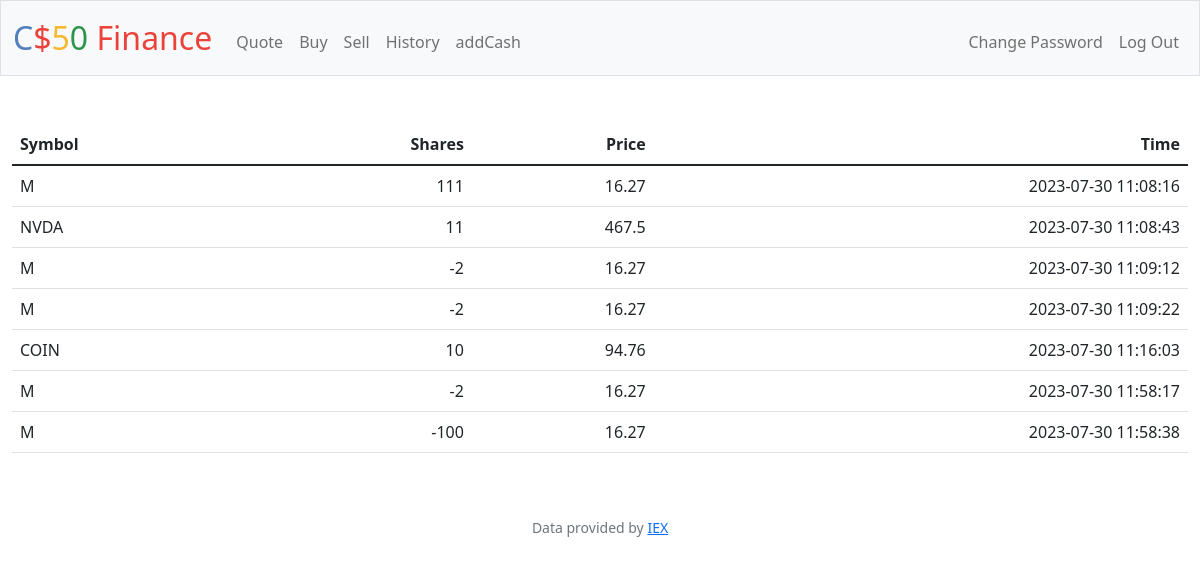
The page /history (signed in) on the database its author committed.
### tables this page shows
CREATE TABLE transacted (
    user_id INTEGER,
    symbol TEXT NOT NULL,
    shares INTEGER NOT NULL,
    price FLOAT NOT NULL,
    time TIMESTAMP DEFAULT CURRENT_TIMESTAMP
    );

### app.py (the view)
@app.route("/history")
@login_required
def history():
    rows = db.execute("SELECT * FROM transacted WHERE user_id = ?", session["user_id"])
    return render_template("history.html", rows=rows)

### app.py (called while the page is built)
@app.after_request
def after_request(response):
    response.headers["Cache-Control"] = "no-cache, no-store, must-revalidate"
    response.headers["Expires"] = 0
    response.headers["Pragma"] = "no-cache"
    return response

### helpers.py (called while the page is built)
def login_required(f):
    @wraps(f)
    def decorated_function(*args, **kwargs):
        if session.get("user_id") is None:
            return redirect("/login")
        return f(*args, **kwargs)
    return decorated_function

### templates/history.html (shortened to what this page needs)
{% extends "layout.html" %}
{% block main %}
    <table class="table">
        <thead>
            <tr>
                <th class="text-start">Symbol</th>
                <th class="text-end">Shares</th>
                <th class="text-end">Price</th>
                <th class="text-end">Time</th>
            </tr>
        </thead>
        <tbody>
            {% for row in rows %}
            <tr>
                <td class="text-start">{{ row.symbol }}</td>
                <td class="text-end">{{ row.shares }}</td>
                <td class="text-end">{{ row.price }}</td>
                <td class="text-end">{{ row.time }}</td>
            </tr>
            {% endfor %}
        </tbody>
    </table>
{% endblock %}

### rows shown on the page
transacted: symbol "M", shares "111", price "16.27", time "2023-07-30 11:08:16"
transacted: symbol "NVDA", shares "11", price "467.5", time "2023-07-30 11:08:43"
transacted: symbol "M", shares "-2", price "16.27", time "2023-07-30 11:09:12"
transacted: symbol "M", shares "-2", price "16.27", time "2023-07-30 11:09:22"
transacted: symbol "COIN", shares "10", price "94.76", time "2023-07-30 11:16:03"
transacted: symbol "M", shares "-2", price "16.27", time "2023-07-30 11:58:17"
transacted: symbol "M", shares "-100", price "16.27", time "2023-07-30 11:58:38"
